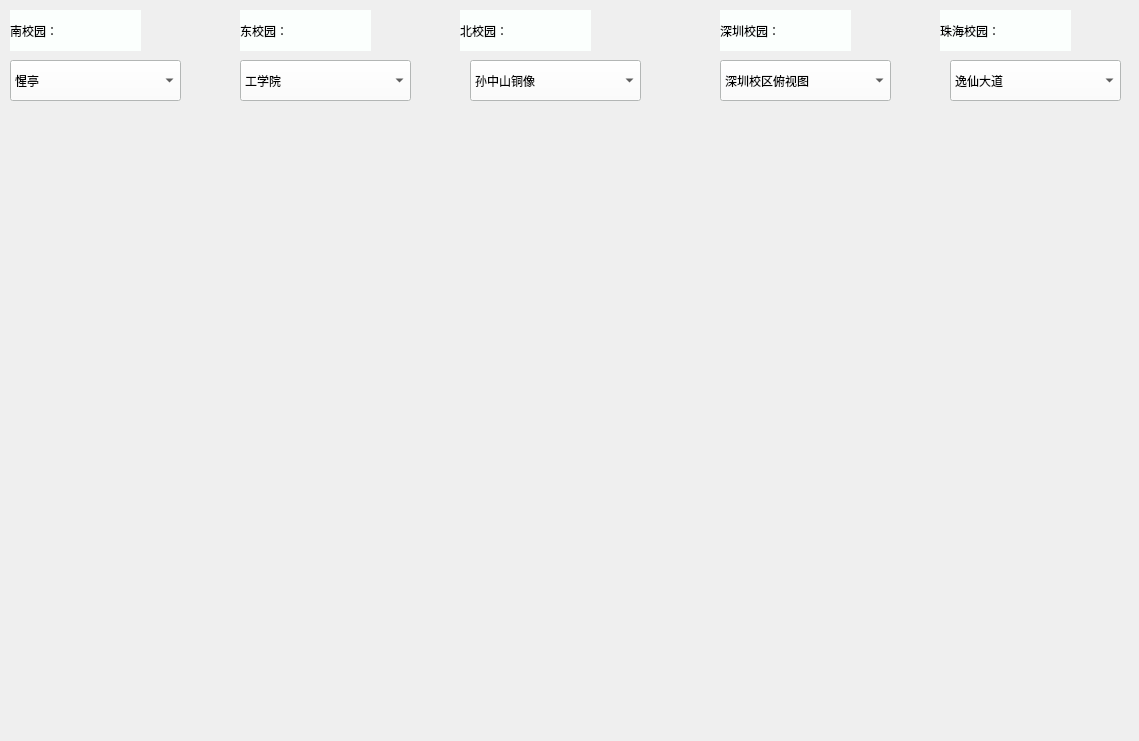
<?xml version="1.0" encoding="UTF-8"?>
<ui version="4.0">
 <class>photo</class>
 <widget class="QWidget" name="photo">
  <property name="geometry">
   <rect>
    <x>0</x>
    <y>0</y>
    <width>1139</width>
    <height>741</height>
   </rect>
  </property>
  <property name="windowTitle">
   <string>Form</string>
  </property>
  <widget class="QLabel" name="label">
   <property name="geometry">
    <rect>
     <x>0</x>
     <y>0</y>
     <width>1141</width>
     <height>741</height>
    </rect>
   </property>
   <property name="styleSheet">
    <string notr="true">background-image: url(:/image/cool-background.png);</string>
   </property>
   <property name="text">
    <string/>
   </property>
  </widget>
  <widget class="QLabel" name="label_2">
   <property name="geometry">
    <rect>
     <x>10</x>
     <y>10</y>
     <width>131</width>
     <height>41</height>
    </rect>
   </property>
   <property name="styleSheet">
    <string notr="true">background-color: rgb(251, 255, 253);
font: 15pt &quot;汉仪蝶语体简&quot;;</string>
   </property>
   <property name="text">
    <string>南校园：</string>
   </property>
  </widget>
  <widget class="QLabel" name="label_3">
   <property name="geometry">
    <rect>
     <x>240</x>
     <y>10</y>
     <width>131</width>
     <height>41</height>
    </rect>
   </property>
   <property name="styleSheet">
    <string notr="true">background-color: rgb(251, 255, 253);
font: 15pt &quot;汉仪蝶语体简&quot;;</string>
   </property>
   <property name="text">
    <string>东校园：</string>
   </property>
  </widget>
  <widget class="QLabel" name="label_4">
   <property name="geometry">
    <rect>
     <x>460</x>
     <y>10</y>
     <width>131</width>
     <height>41</height>
    </rect>
   </property>
   <property name="styleSheet">
    <string notr="true">background-color: rgb(251, 255, 253);
font: 15pt &quot;汉仪蝶语体简&quot;;</string>
   </property>
   <property name="text">
    <string>北校园：</string>
   </property>
  </widget>
  <widget class="QLabel" name="label_5">
   <property name="geometry">
    <rect>
     <x>720</x>
     <y>10</y>
     <width>131</width>
     <height>41</height>
    </rect>
   </property>
   <property name="styleSheet">
    <string notr="true">background-color: rgb(251, 255, 253);
font: 15pt &quot;汉仪蝶语体简&quot;;</string>
   </property>
   <property name="text">
    <string>深圳校园：</string>
   </property>
  </widget>
  <widget class="QLabel" name="label_6">
   <property name="geometry">
    <rect>
     <x>940</x>
     <y>10</y>
     <width>131</width>
     <height>41</height>
    </rect>
   </property>
   <property name="styleSheet">
    <string notr="true">background-color: rgb(251, 255, 253);
font: 15pt &quot;汉仪蝶语体简&quot;;</string>
   </property>
   <property name="text">
    <string>珠海校园：</string>
   </property>
  </widget>
  <widget class="QComboBox" name="comboBox">
   <property name="geometry">
    <rect>
     <x>10</x>
     <y>60</y>
     <width>171</width>
     <height>41</height>
    </rect>
   </property>
   <property name="styleSheet">
    <string notr="true">background-color: rgb(251, 255, 253);
font: 15pt &quot;汉仪蝶语体简&quot;;</string>
   </property>
   <item>
    <property name="text">
     <string>惺亭</string>
    </property>
   </item>
   <item>
    <property name="text">
     <string>进士牌坊</string>
    </property>
   </item>
   <item>
    <property name="text">
     <string>图书馆</string>
    </property>
   </item>
   <item>
    <property name="text">
     <string>中区草坪</string>
    </property>
   </item>
   <item>
    <property name="text">
     <string>格兰堂</string>
    </property>
   </item>
   <item>
    <property name="text">
     <string>怀士堂</string>
    </property>
   </item>
   <item>
    <property name="text">
     <string>中山铜像</string>
    </property>
   </item>
   <item>
    <property name="text">
     <string>校训</string>
    </property>
   </item>
  </widget>
  <widget class="QComboBox" name="comboBox_2">
   <property name="geometry">
    <rect>
     <x>240</x>
     <y>60</y>
     <width>171</width>
     <height>41</height>
    </rect>
   </property>
   <property name="styleSheet">
    <string notr="true">background-color: rgb(251, 255, 253);
font: 15pt &quot;汉仪蝶语体简&quot;;</string>
   </property>
   <item>
    <property name="text">
     <string>工学院</string>
    </property>
   </item>
   <item>
    <property name="text">
     <string>传播学院大楼</string>
    </property>
   </item>
   <item>
    <property name="text">
     <string>体育场</string>
    </property>
   </item>
   <item>
    <property name="text">
     <string>学生宿舍区</string>
    </property>
   </item>
   <item>
    <property name="text">
     <string>图书馆</string>
    </property>
   </item>
   <item>
    <property name="text">
     <string>南北学院楼</string>
    </property>
   </item>
  </widget>
  <widget class="QComboBox" name="comboBox_3">
   <property name="geometry">
    <rect>
     <x>470</x>
     <y>60</y>
     <width>171</width>
     <height>41</height>
    </rect>
   </property>
   <property name="styleSheet">
    <string notr="true">background-color: rgb(251, 255, 253);
font: 15pt &quot;汉仪蝶语体简&quot;;</string>
   </property>
   <item>
    <property name="text">
     <string>孙中山铜像</string>
    </property>
   </item>
   <item>
    <property name="text">
     <string>医学图书馆</string>
    </property>
   </item>
   <item>
    <property name="text">
     <string>医学博物馆</string>
    </property>
   </item>
   <item>
    <property name="text">
     <string>天使在人间</string>
    </property>
   </item>
  </widget>
  <widget class="QComboBox" name="comboBox_4">
   <property name="geometry">
    <rect>
     <x>720</x>
     <y>60</y>
     <width>171</width>
     <height>41</height>
    </rect>
   </property>
   <property name="styleSheet">
    <string notr="true">background-color: rgb(251, 255, 253);
font: 15pt &quot;汉仪蝶语体简&quot;;</string>
   </property>
   <item>
    <property name="text">
     <string>深圳校区俯视图</string>
    </property>
   </item>
   <item>
    <property name="text">
     <string>深圳校区广场</string>
    </property>
   </item>
  </widget>
  <widget class="QComboBox" name="comboBox_5">
   <property name="geometry">
    <rect>
     <x>950</x>
     <y>60</y>
     <width>171</width>
     <height>41</height>
    </rect>
   </property>
   <property name="styleSheet">
    <string notr="true">background-color: rgb(251, 255, 253);
font: 15pt &quot;汉仪蝶语体简&quot;;</string>
   </property>
   <item>
    <property name="text">
     <string>逸仙大道</string>
    </property>
   </item>
   <item>
    <property name="text">
     <string>图书馆</string>
    </property>
   </item>
   <item>
    <property name="text">
     <string>教学实验大楼</string>
    </property>
   </item>
   <item>
    <property name="text">
     <string>风雨操场</string>
    </property>
   </item>
   <item>
    <property name="text">
     <string>校园全景</string>
    </property>
   </item>
   <item>
    <property name="text">
     <string>隐湖畔</string>
    </property>
   </item>
  </widget>
  <widget class="QLabel" name="label_7">
   <property name="geometry">
    <rect>
     <x>0</x>
     <y>120</y>
     <width>1121</width>
     <height>601</height>
    </rect>
   </property>
   <property name="text">
    <string/>
   </property>
  </widget>
 </widget>
 <resources/>
 <connections/>
</ui>
